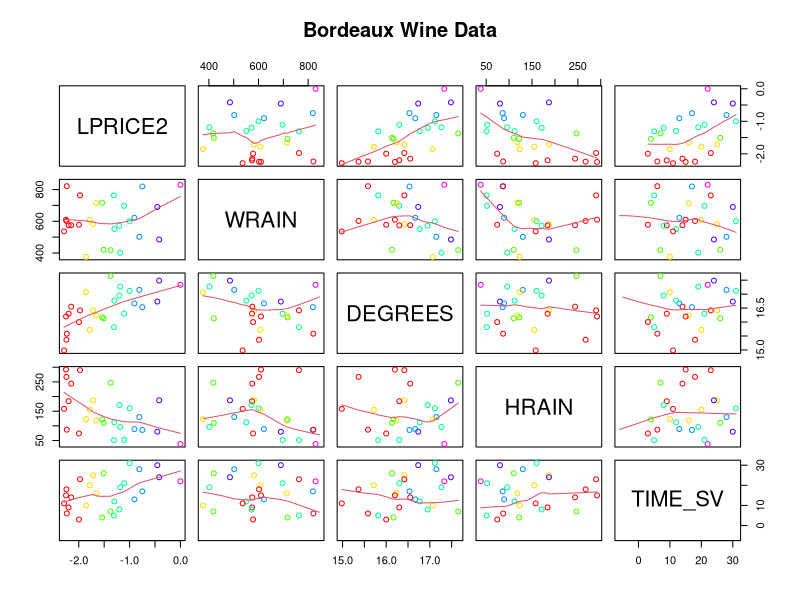
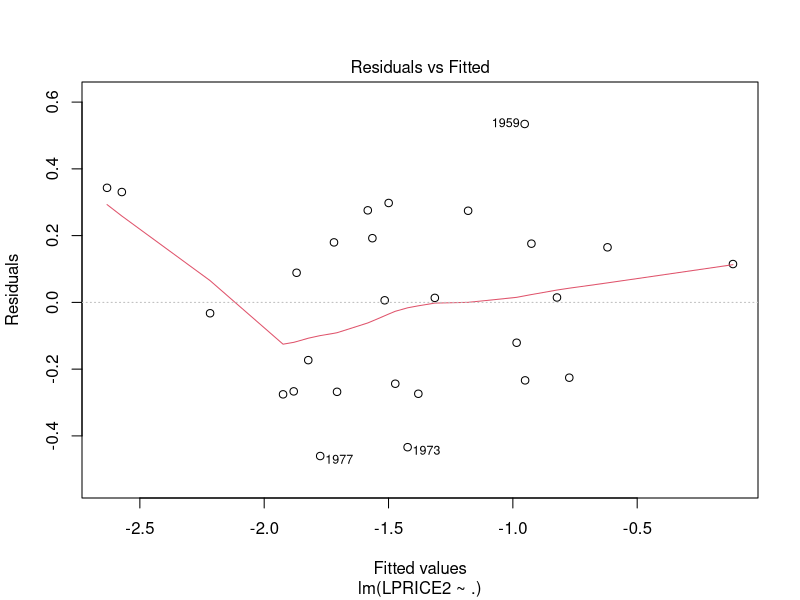
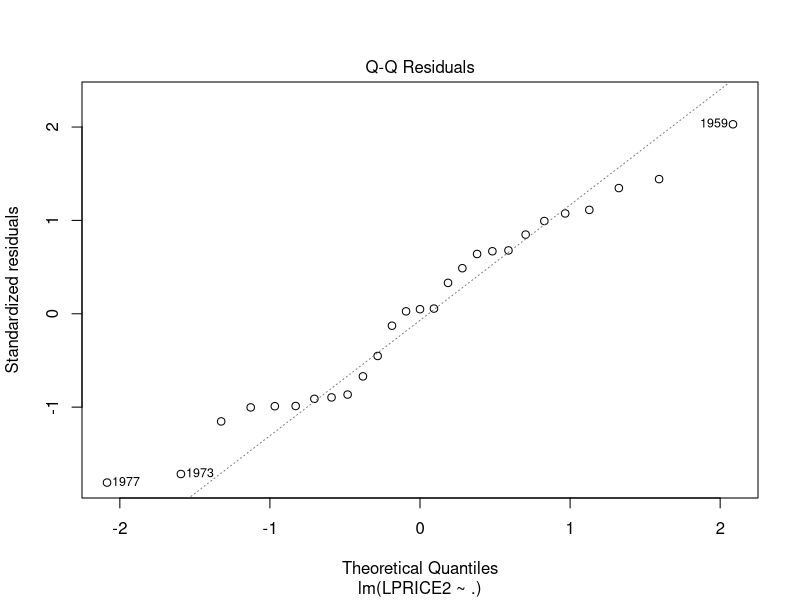
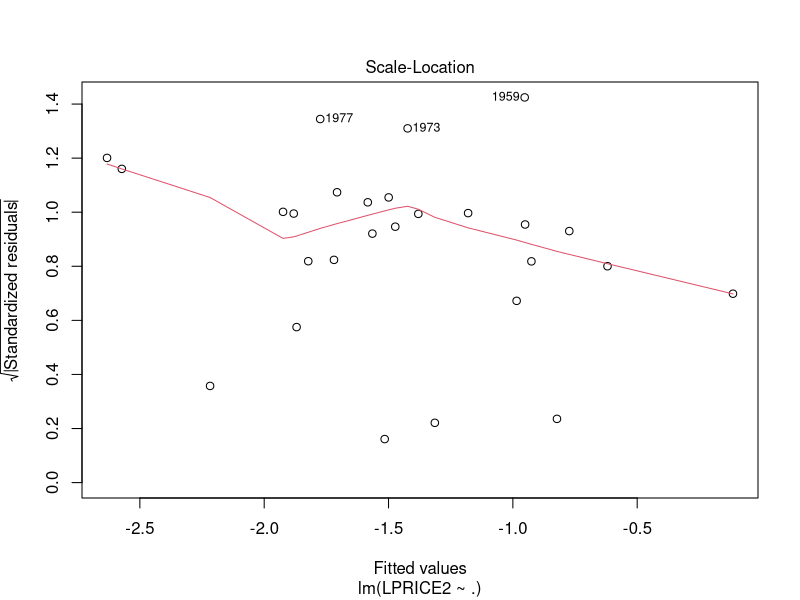
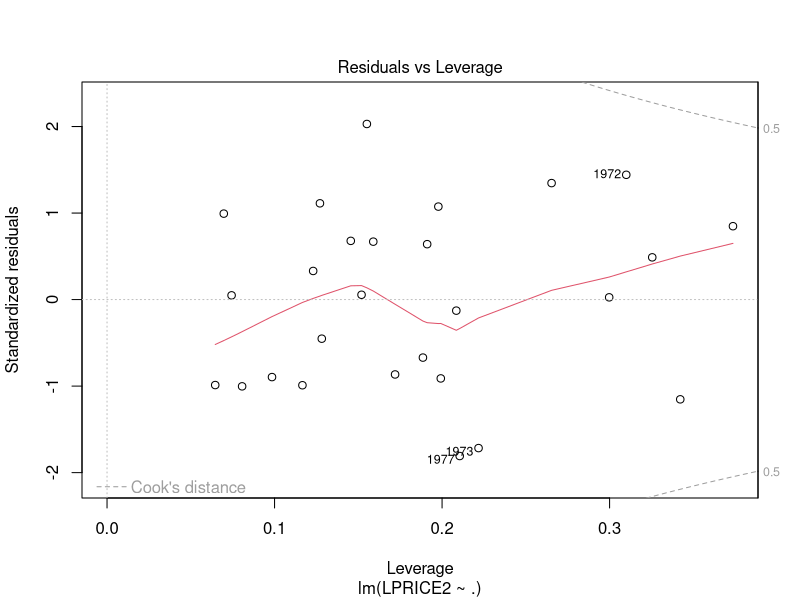
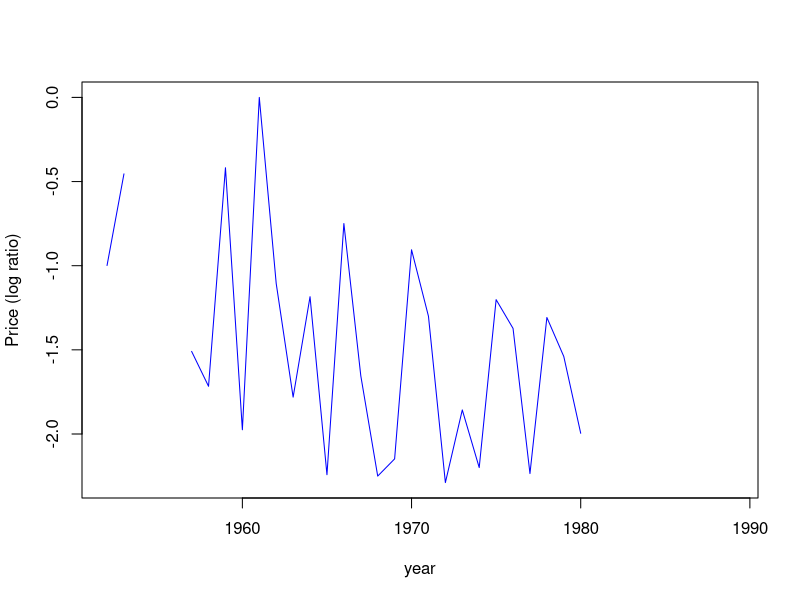
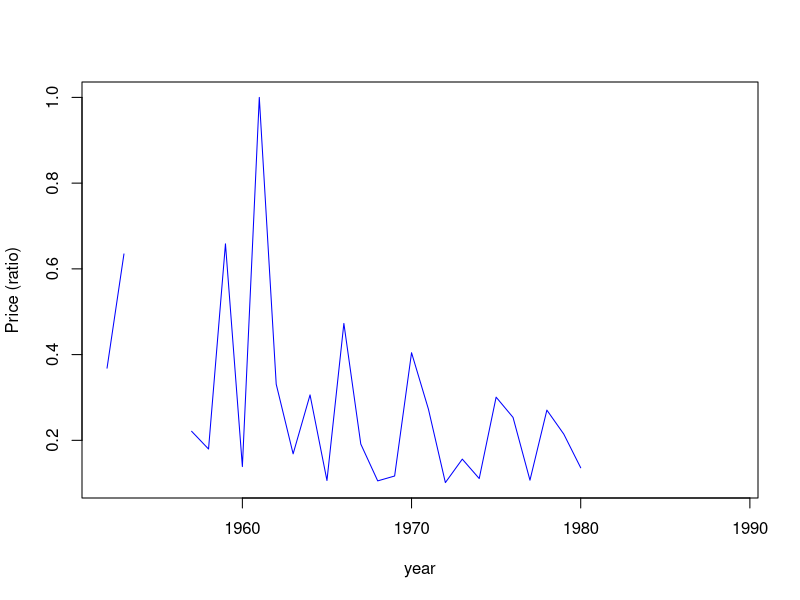
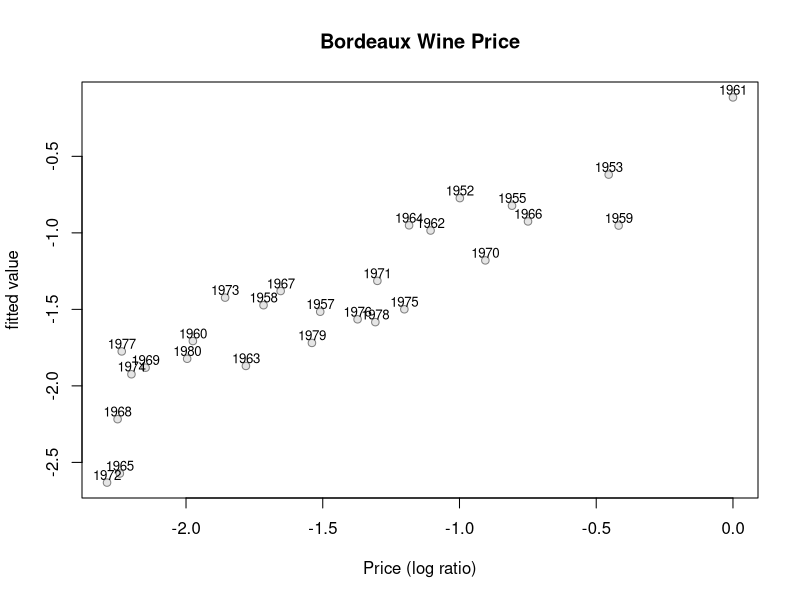

Source code (R) for these figures, in order:
### 線形回帰分析の例
### - Ashenfelter's Wine Equation

## URL: http://www.liquidasset.com/winedata.html
## Bordeaux Wine Vintage Quality and the Weather
##   Data and Results for Wine Regressions 
##     as Reported in Chance Magazine
##                 by Ashenfelter, Ashmore and Lalonde
## LPRICE2 : Logarithm of Average Vintage Price Relative to 1961
## WRAIN   : Winter (Oct.-March) Rain 
## DEGREES : Average Temperature (April-Sept.)
## HRAIN   : Harvest (August and Sept.) Rain 
## TIME_SV : Time since Vintage (Years) 
## データの読み込み("wine.csv"を用いる)
wine <- read.csv(file="wine.csv",row.names=1)  # データの読み込み

## データの内容を確認
str(wine)   # データの構造を表示
head(wine) # データの表示(初)
tail(wine) # データの表示(終)
## print(wine) # データの表示(全体)

## データのプロット (LPRICE2の値で色分け)
pairs(~ ., data=wine,
      panel=panel.smooth,
      col=rainbow(7)[with(wine,cut(LPRICE2,breaks=7))],  # 赤:低-紫:高
##    col=3+with(wine,LPRICE2>mean(LPRICE2,na.rm=TRUE)), # 平均の上下
      main="Bordeaux Wine Data")

## ボルドーワインの価格(質)を冬の降雨量(WRAIN)，育成期平均気温(DEGREES)，
## 収穫期降雨量(HRAIN)，年数(TIME_SV)で回帰する
est <- lm(LPRICE2 ~ ., data=wine)
summary(est)
round(coef(est),digits=4) # 係数を確認する (4桁表示)

## 診断プロット (各グラフについては ?plot.lm 参照)
plot(est)
## plot(est,which=1:6) # 全て表示 
## plot(est,which=c(1,2,5)) # 一部表示

## 回帰による予測結果を比較
year <- rownames(wine) # 年代を取り出す
price <- wine$LPRICE2  # 価格(log値)を取り出す
fit <- predict(est,newdata=wine) # NAも含めあてはめ値を計算

## 年度による価格の違いを視覚化 (NAは表示されない)
plot(year,price,type="l",col="blue",ylab="Price (log ratio)")
plot(year,exp(price),type="l",col="blue",ylab="Price (ratio)")

## 実測値と予測値の比較
plot(price,fit,xlab="Price (log ratio)",ylab="fitted value",
      main="Bordeaux Wine Price",pch=21,col="gray50",bg="gray90")
text(price,fit+.05,labels=year,cex=.8)

## 棒グラフによる各年の比較
barplot(rbind(exp(price),exp(fit)),names.arg=rownames(wine),
        beside=TRUE,las=3,col=c("blue","red"),
        xlab="Year",ylab="Price (ratio)",main="Bordeaux Wine Price")
legend("topright",
       legend=c("observation","fitted value"),
       fill=c("blue","red"))

## 専門家の評価が高かったのは1986年だが，予測では凡庸
## その後1989/1990年の気温(かなり高い)を用いて予測した内容が話題となる
## この予測した結果が正しかったのかどうかは調べてみて下さい
